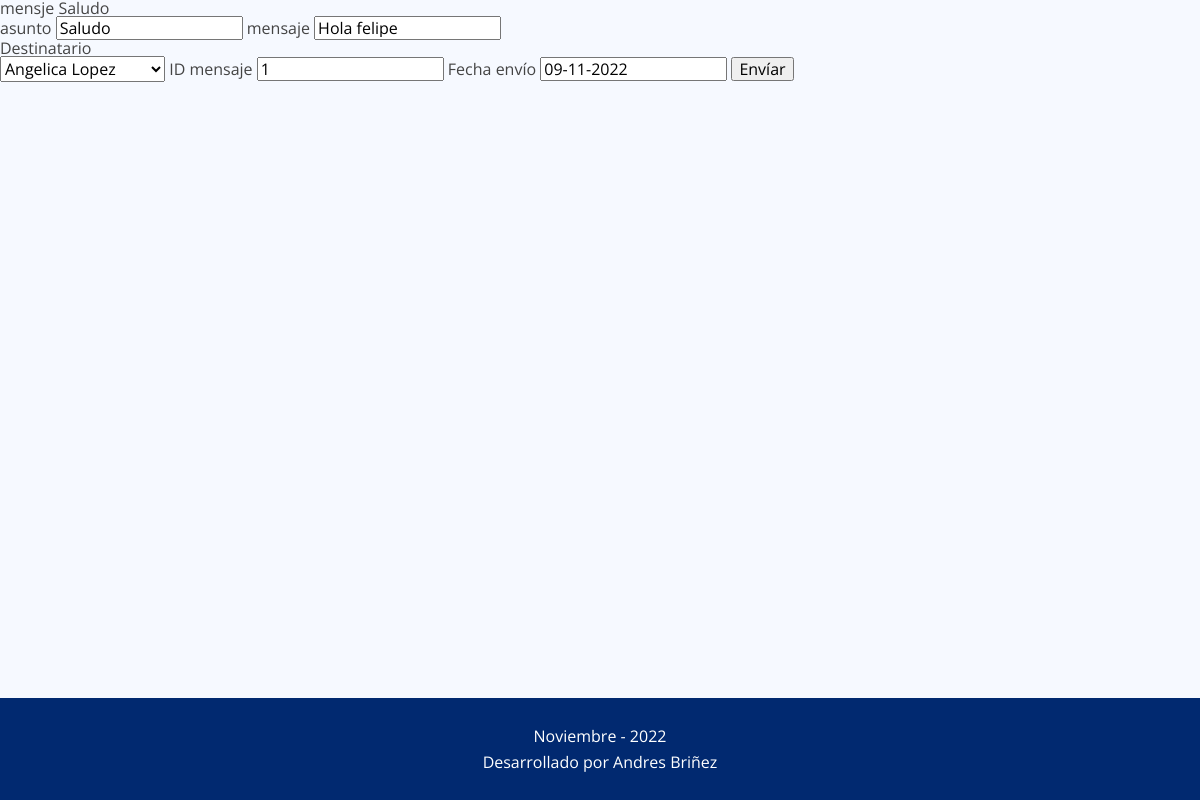
The page /edit/1 (signed in) on the database its author committed.
### tables this page shows
CREATE TABLE mensajes (mensajeID INTEGER PRIMARY KEY UNIQUE NOT NULL, asunto CHAR, mensaje CHAR, fecha CHAR, "from" CHAR, "to" INTEGER);

### app.py (the view, shortened to what this page needs)
@app.route('/edit/<string:id>',methods=['GET','POST'])
def edit(id=None):
    if 'id' in session:
        print(id)
        form=FormMensaje()
        if request.method=='GET':
            idUsuario= session['id']
            respuesta=DB.ListaDestinatarios(idUsuario) #  trae los destinatarios como está en la base de datos
            mensaje=DB.verMensaje(id)[0] # trae el mensaje con el id
            toID=mensaje[5]
            destinatarios=ordenarLista.ordenar(respuesta,toID) # los ordena para que aparezca de primero el del id envíaddo
            if len(mensaje)>0:
                return render_template('editMensaje.html',form=form,usuarios=destinatarios,mensaje=mensaje)
            else:
                return redirect(url_for('inicio', edit='false'))
    else:
        return render_template('accesoDenegado.html')

### forms/forms.py
class FormMensaje(FlaskForm):
    asunto = StringField('asunto', validators=[DataRequired(message='Este campo es requerido')])
    mensaje = StringField('mensaje', validators=[DataRequired(message='Este campo es requerido')])
    submit=SubmitField('Envíar')

### controller.py (called while the page is built)
def conexionDB():
    try:
        con =sql.connect('DB.db')
        print('Conexion exitosa')
        return con
    except Exception as error:
        print("Error Conexión",error )

def ejecutarSentenciaSQL(sql):
    try:
        conexion=conexionDB()
        cursor=conexion.cursor()#  cursor el cual es el que ejecuta las consultas sql
        cursor.execute(sql) # ejecuta la sentencia
        print('Sentencia ejecutada')
        conexion.commit() # realiza la sentencia sql
        resultado=cursor.fetchall()
        return resultado
    except Exception as e:
        print("Error al ejecutar la sentencia: " + str(e))
        return False

def ListaDestinatarios(idUsuario):
    try:
        print(idUsuario)
        sql= f"SELECT id,name FROM usuarios WHERE id != {idUsuario};"
        resultado= ejecutarSentenciaSQL(sql)
        print(f'destinatarios {resultado}')
        return resultado
    except Exception as e:
        print("Error al traer los datos: " + str(e))

def verMensaje(idMensaje):
    try:
        sql= "SELECT * FROM mensajes WHERE mensajeID= "+idMensaje+";"
        print(sql)
        resultado= ejecutarSentenciaSQL(sql)
        print(resultado)
        if (len(resultado)>0):
            return resultado # existe
        else :
            return False # no existe
    except Exception as e:
        print("Error al traer los datos: " + str(e))
        return False

### utils/ordenarLista.py (called while the page is built)
def ordenar(destinatarios,ID):
    iterador=0
    lista=[]
    numero_destinatarios=len(destinatarios)
    while iterador<numero_destinatarios:
        destino= destinatarios[iterador]
        if  (int(ID) in destino):
            lista.insert(0,destino) # inserta el destino de  primero en la lista para que se vea de  primero en el html porque es la persona a la que se le envió el mensaje
        else:
            lista.append(destino)
        iterador+=1
    return lista

### templates/editMensaje.html (shortened to what this page needs)
{%extends 'base.html'%}
{% block body %}
<form action="" method="POST">
    <p>mensje {{mensaje[1]}}</p>
    {{ form.asunto.label}}
    {{ form.asunto(value= mensaje[1])}}
    {{ form.mensaje.label}}
    {{ form.mensaje(value= mensaje[2])}}
    <p>Destinatario</p>
    <select name="destino" id="destino">
        {%for usuario in usuarios%}
        <option value={{usuario[0]}}>{{usuario[1]}}</option>
        {%endfor%}
    </select>
    <label for="id">ID mensaje</label>
    <input readonly id="id" type="text" value="{{mensaje[0]}}">
    <label for="id">Fecha envío</label>
    <input readonly id="id" type="text" value="{{mensaje[3]}}">
    {{form.submit}}
</form>
{% endblock %}

### static/css/base.css (style rules this page uses)
body { background: #E5E5E5; font-family: 'Lexend Deca'; }
html { height: 100%; }
body { display: flex; flex-direction: column; min-height: 100%; }

### static/css/style.css (style rules this page uses)
:root { scroll-behavior: smooth; }
body { font-family: "Open Sans", sans-serif; background: #f6f9ff; color: #444444; }

### static/css/nav.css (style rules this page uses)
* { box-sizing: border-box; }

### rows shown on the page
mensajes: asunto "Saludo", mensaje "Hola felipe", mensajeID "1", fecha "09-11-2022"

### other values the page prints
form field destino "Angelica Lopez"
